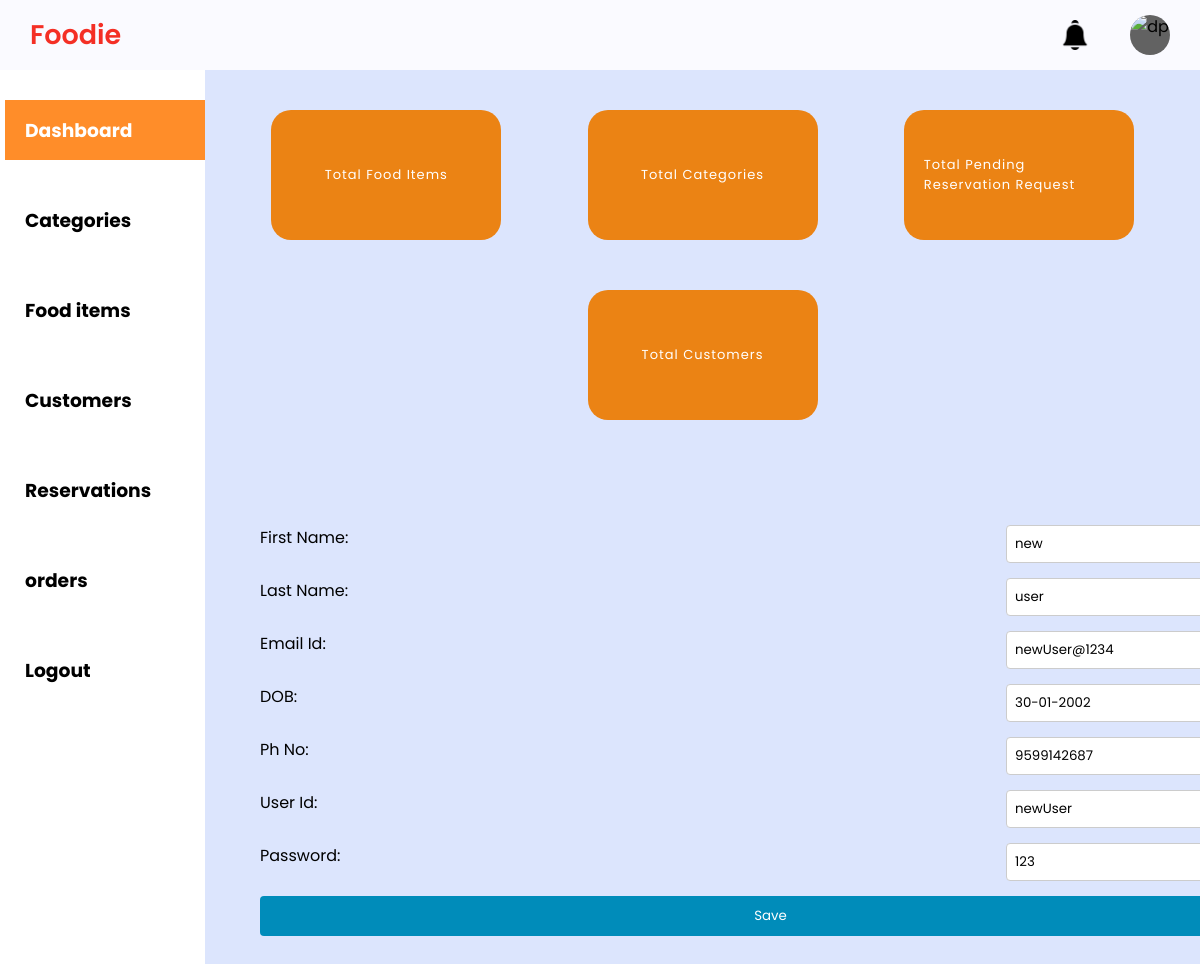
The page /admin-dashboard-customer-edit/1/ on the database its author committed.
### Home_App/models.py (models this page shows, shortened)
class customer_table(models.Model):
    customer_id = models.AutoField(primary_key=True)
    first_name = models.CharField(max_length=20)
    last_name = models.CharField(max_length=20)
    email_id = models.CharField(max_length=50)
    dob = models.CharField(max_length=10)
    phone_no = models.CharField(max_length=10)
    user_id = models.CharField(max_length=50)
    password = models.CharField(max_length=50)

### Home_App/views.py (the view)
# urls.py: path('admin-dashboard-customer-edit/<int:customer_id>/',hv.edit_customer,name='edit_customer'),
def edit_customer(request,customer_id):
    customer = get_object_or_404(customer_table,customer_id=customer_id)
    if request.method == 'POST':
        form = CustomerEditForm(request.POST)
        if form.is_valid():
            customer.first_name=form.cleaned_data['first_name']
            customer.last_name=form.cleaned_data['last_name']
            customer.email_id=form.cleaned_data['email_id']
            customer.dob=form.cleaned_data['dob']
            customer.phone_no=form.cleaned_data['phone_no']
            customer.user_id=form.cleaned_data['user_id']
            customer.password=form.cleaned_data['password']
            customer.save()
            return redirect(reverse('admin-dashboard-section',kwargs={'section':'customers'}))
    else:
            form = CustomerEditForm(initial={
                'first_name':customer.first_name,
                'last_name':customer.last_name,
                'email_id':customer.email_id,
                'dob':customer.dob,
                'phone_no':customer.phone_no,
                'user_id':customer.user_id,
                'password':customer.password
            })
    return render(request,'admin-dashboard-customer-edit-modal.html',{'form':form,'customer_id':customer_id})

### Home_App/forms.py
class CustomerEditForm(forms.Form):
    first_name = forms.CharField(label='First Name', max_length=255)
    last_name = forms.CharField(label='Last Name', max_length=255)
    email_id = forms.CharField(label='Email Id',max_length=255)
    dob = forms.CharField(label='DOB',max_length=20)
    phone_no = forms.IntegerField(label='Ph No')
    user_id = forms.CharField(label='User Id',max_length=255)
    password = forms.CharField(label='Password',max_length=255)

### Template/admin-dashboard-customer-edit-modal.html (shortened to what this page needs)
{% extends 'admin-dashboard.html' %}
{% load static %}
{% block content %}
<link rel="stylesheet" href="{% static 'css/admin-dash-add-style.css' %}">
<div class="container">
<div class="customer-edit-modal">
    <form method="post" action="{% url 'edit_customer' customer_id=customer_id %}">
        {{ form.as_p }}
        <button type="submit" value="Save">Save</button>
    </form>
</div></div>
{% endblock %}

### Static/css/admin-dash-style.css (style rules this page uses)
* { margin: 0; padding: 0; box-sizing: border-box; font-family: "Poppins", sans-serif; }
:root { --background-color1: #fafaff; --background-color2: #ffffff; --background-color3: #ededed; --background-color4: #cad7fda4; --primary-color: hsl(3, 90%, 55%); --secondary-color: hsl(31, 84%, 50%); --Border-color: #ee0909; --one-use-color: hsl(31, 84%, 50%); --two-use-color: hsl(31, 84%, 50%); }
body { background-color: var(--background-color4); max-width: 100%; overflow-x: hidden; }

### Static/css/admin-dash-add-style.css (style rules this page uses)
body { font-family: 'Poppins', sans-serif; background-color: #f2f2f2; }
.container { margin-left:30%; padding: 15px; width: 60vh; }
form { display: flex; flex-direction: column; }
label { margin-bottom: 8px; }
input { padding: 8px; margin-bottom: 15px; border: 1px solid #ccc; border-radius: 4px; }
button { background-color: #008CBA; color: #fff; padding: 10px; border: none; border-radius: 4px; cursor: pointer; }

### Template/admin-dashboard-customer-edit-modal.html (style rules this page uses)
body { font-family: 'Poppins', sans-serif; background-color: #cad7fda4; }
.container { margin: 80px auto; padding: 25px; width: 100vh; }
form { display: flex; flex-direction: column; }
label { margin-bottom: 8px; }
input { padding: 8px; float: inline-end; margin-bottom: 15px; border: 1px solid #ccc; border-radius: 4px; }
button { background-color: #008CBA; color: #fff; padding: 10px; border: none; border-radius: 4px; cursor: pointer; }

### rows shown on the page
customer_table: first_name "new", last_name "user", email_id "newUser@1234", dob "30-01-2002", phone_no "9599142687", user_id "newUser", password "123"
